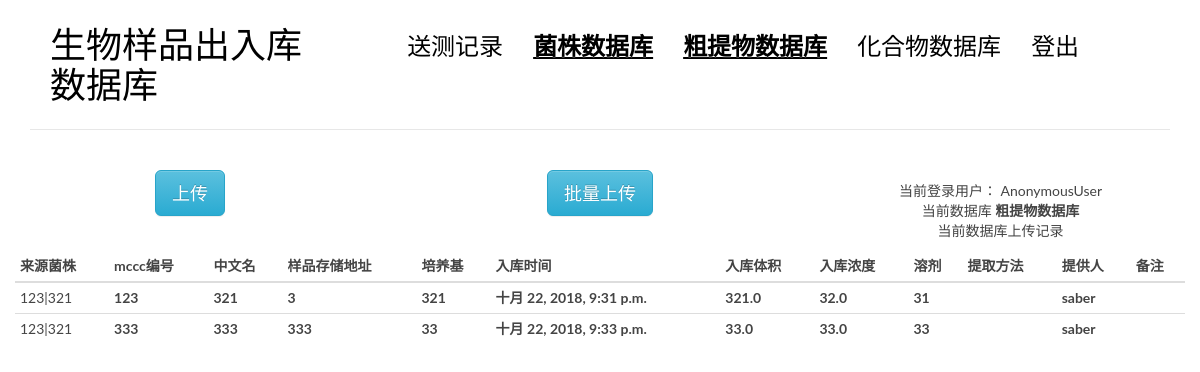
The page /bact/bact2cru/1 on the database its author committed.
### blog/models.py (models this page shows, shortened)
class crudeex(models.Model): ##粗提物
    frombact = models.ForeignKey(bact) ##来源菌株  %%没有显示出来
    crunumber = models.CharField(max_length = 50) #粗提物编号，唯一
    mcccnumber = models.CharField(max_length = 50) #mccc编号
    chinesename = models.CharField(max_length = 200) #中文名
    recadd = models.CharField(max_length = 100)#样品存储地址
    media = models.CharField(max_length = 200) #培养基
    entertime = models.DateTimeField(auto_now_add=True,editable = True) #入库时间
    entervol = models.FloatField() #入库体积
    entercol =  models.FloatField() #入库浓度
    solvent = models.CharField(max_length = 100) #溶剂
    exrmethod = models.CharField(max_length = 500, blank = True) #提取方法
    provider = models.ForeignKey(User) #提供人
    comment = models.CharField(max_length = 500, blank = True)

@python_2_unicode_compatible
class bact(models.Model):  #菌株
    bactnumber = models.CharField(max_length = 50,blank = False) #菌株保藏编号 输入
    sourcenum = models.CharField(max_length = 50, blank = True) #平台资源编号 输入
    genus = models.CharField(max_length = 200,blank = False) #属名 输入
    species = models.CharField(max_length = 200,blank = False) #种名 输入
    chinesename = models.CharField(max_length = 200, blank = True) #中文名 输入
    recadd = models.CharField(max_length = 100,blank = False)#样品存储地址 输入
    orinum = models.CharField(max_length = 100, blank = True) #原始资源编号 输入
    history = models.CharField(max_length = 100, blank = True) #来源历史 输入
    storetime = models.DateTimeField(auto_now_add=True,editable = True) #收藏时间
    media = models.CharField(max_length = 50,blank = False) #培养基编号 输入
    getmet = models.CharField(max_length = 100,blank = False) #获取途径 输入
    upload = models.ForeignKey(User, null = True)#保藏人
    modbact = models.CharField(max_length = 50, blank = True)#模式菌株 输入
    mianuse = models.CharField(max_length = 100, blank = True) #主要用途 输入
    danger = models.CharField(max_length = 100, blank = True) #生物危害程度 输入
    comment = models.CharField(max_length = 500, blank = True) #输入
    def __str__(self):
        return self.bactnumber + '|' + self.chinesename

### blog/crudeex.py (the view)
# urls.py: url(r'^bact/bact2cru/(\d+)$', views.bact2cru, name='bact2cru'),
def bact2cru(request, bactid):
    bacts = bact.objects.get(id = bactid)
    lists = crudeex.objects.filter(frombact = bacts)
    return render(request, 'blog/crudeex.html', context = {'tests' : lists, 'msg' : -1} )

### blog/templatetags/blog_tags.py (called while the page is built)
@register.simple_tag
def get_all_bact():
    return bact.objects.all().order_by('-storetime')

### templates/blog/crudeex.html (shortened to what this page needs)
{% extends 'base.html' %}
{% load blog_tags %}
{%block main %}
<body>
    <div class="row">
        <div class="col-md-4 col-sm-5 col-xs-8">
            <center>
                <button class="btn btn-info btn-primary btn-lg" data-toggle="modal" data-target="#myModal">
                    上传
                </button>
            </center>
        </div>
        <div class="col-md-4 col-sm-5 col-xs-8">
            <center>
                <button class="btn btn-info btn-primary btn-lg" data-toggle="modal" data-target="#batchinput">
                    批量上传
                </button>
            </center>
        </div>
        <div class="col-md-4 col-sm-7 col-xs-4">
            <nav class="main-nav" role="navigation">
                <div class="collapse navbar-collapse" id="bs-example-navbar-collapse-1">
                        <ul class="list-unstyled text-center" >
                            <li>当前登录用户： {{request.user}}</li>
                            <li>当前数据库 <strong>粗提物数据库</strong></li>
                            <li>当前数据库上传记录 {{num}}</li>
                        </ul>
                </div>
            </nav>
        </div>
    </div>
    <div class="col-md-12 col-sm-7 col-xs-4">
    <table class="table table-hover table-condensed">
            <thead>
                <tr>
                    <th>来源菌株</th>
                    <th>mccc编号</th>
                    <th>中文名</th>
                    <th>样品存储地址</th>
                    <th>培养基</th>
                    <th>入库时间</th>
                    <th>入库体积</th>
                    <th>入库浓度</th>
                    <th>溶剂</th>
                    <th>提取方法</th>
                    <th>提供人</th>
                    <th>备注</th>
                </tr>
            </thead>
            <tbody>
                    {% for crudeex in tests %}
                    {% if request.user == crudeex.provider %}
                    <tr class="row1 success" data-toggle="modal" data-target="#alter"  data-frombact = "{{crudeex.frombact.id}}"
                    data-whatever = "{{crudeex.id}}" data-mcccnumber = "{{crudeex.mcccnumber}}" data-chinesename = "{{crudeex.chinesename}}"
                    data-recadd = "{{crudeex.recadd}}" data-media = "{{crudeex.media}}" data-entervol = "{{crudeex.entervol}}"
                    data-entercol = "{{crudeex.entercol}}"  data-solvent = "{{crudeex.solvent}}"  data-exrmethod = "{{crudeex.exrmethod}}"
                    data-comment = "{{crudeex.comment}}" >
                    {% else %}
                    <tr class="row1" data-frombact = "{{crudeex.frombact.id}}"
                    data-whatever = "{{crudeex.id}}" data-mcccnumber = "{{crudeex.mcccnumber}}" data-chinesename = "{{crudeex.chinesename}}"
                    data-recadd = "{{crudeex.recadd}}" data-media = "{{crudeex.media}}" data-entervol = "{{crudeex.entervol}}"
                    data-entercol = "{{crudeex.entercol}}"  data-solvent = "{{crudeex.solvent}}"  data-exrmethod = "{{crudeex.exrmethod}}"
                    data-comment = "{{crudeex.comment}}">
                    {% endif %}
                            <td class = "field-frombact">{{crudeex.frombact}}</td>
                            <th class = "field-mcccnumber"> {{crudeex.mcccnumber}}</th>
                            <th class = "field-chinesename">{{crudeex.chinesename}}</th>
                            <th class = "field-recadd">{{crudeex.recadd}}</th>
                            <th class = "field-media">{{crudeex.media}}</th>
                            <th class = "field-entertime">{{crudeex.entertime}}</th>
                            <th class = "field-entervol">{{crudeex.entervol}}</th>
                            <th class = "field-entercol">{{crudeex.entercol}}</th>
                            <th class = "field-solvent">{{crudeex.solvent}}</th>
                            <th class = "field-exrmethod">{{crudeex.exrmethod}}</th>
                            <th class = "field-provider">{{crudeex.provider}}</th>
                            <th class = "field-comment">{{crudeex.comment}}</th>
                    </tr>
                    {% empty %}
                      <div class="row1">null</div>
                    {% endfor %}
            </tbody>
        </table>
    </div>
                            {% get_all_bact as bact_list %}
                                {% get_all_bact as bact_list %}
</body>
{% endblock main %}

### blog/static/blog/css/custom.css (style rules this page uses)
* { outline: none; }
body { color: #444; font-family: 'Lato', sans-serif; }
.main-nav { margin-top: 11px; max-width: 95%; }

### rows shown on the page
crudeex: frombact "123|321", mcccnumber "123", chinesename "321", recadd "3", media "321", entertime "十月 22, 2018, 9:31 p.m.", entervol "321.0", entercol "32.0", solvent "31", provider "saber"
crudeex: frombact "123|321", mcccnumber "333", chinesename "333", recadd "333", media "33", entertime "十月 22, 2018, 9:33 p.m.", entervol "33.0", entercol "33.0", solvent "33", provider "saber"

### other values the page prints
{{ request.user }} "AnonymousUser"
